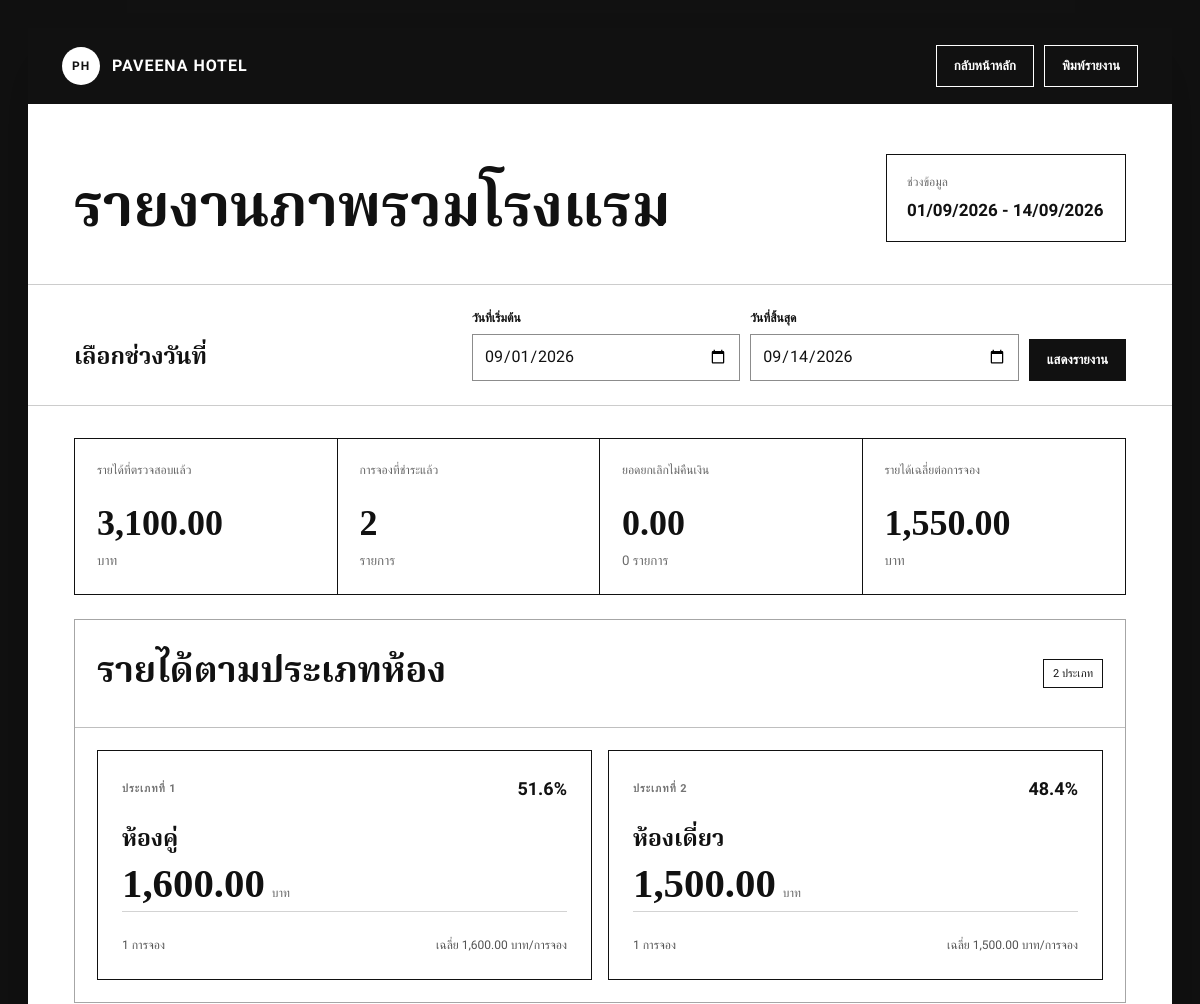
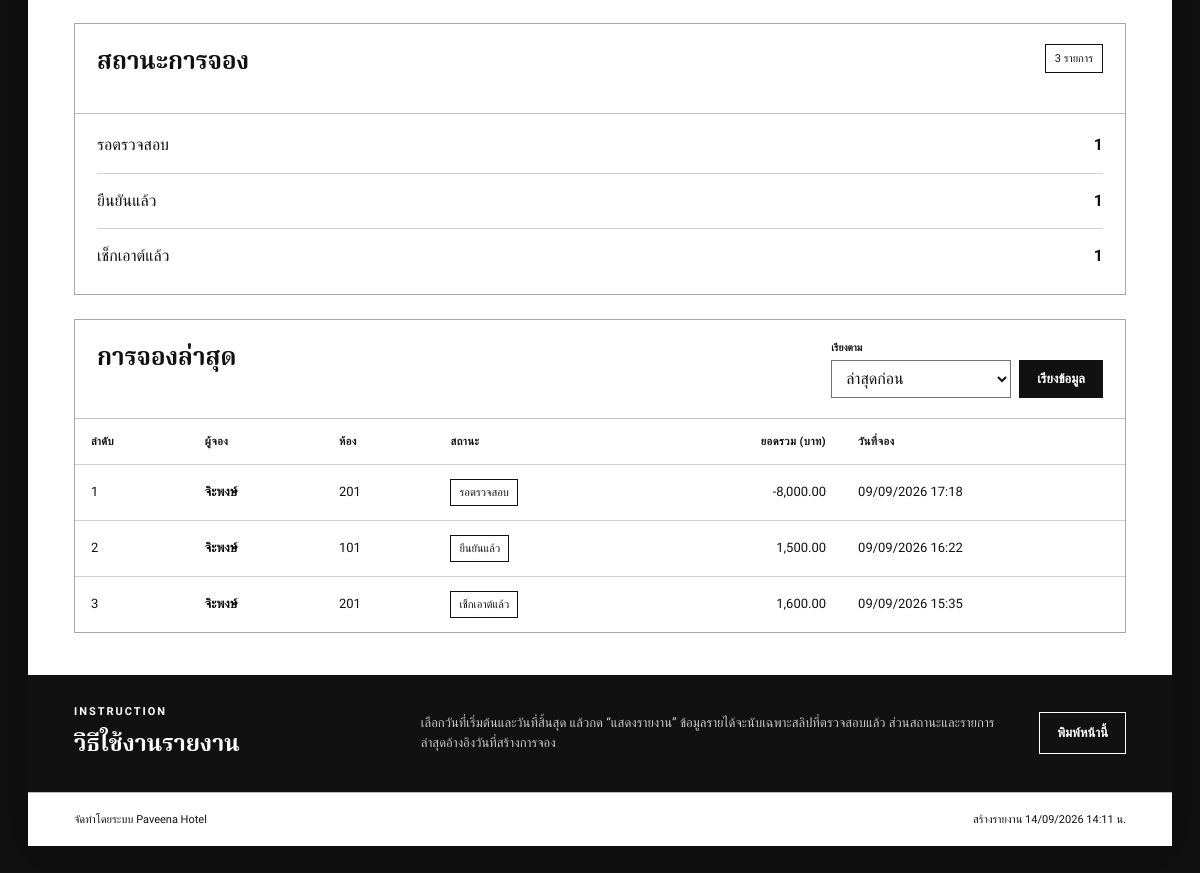
Screenshot of /admin/reports.php (signed in) with the database file from the repository (2 pictures, top to bottom).
### tables this page shows
CREATE TABLE `bookings` (
  `id` int(11) NOT NULL,
  `user_id` int(11) NOT NULL,
  `room_id` int(11) NOT NULL,
  `checkin_date` date NOT NULL,
  `checkout_date` date NOT NULL,
  `total_price` decimal(10,2) NOT NULL,
  `status` enum('pending','confirmed','checked_in','checked_out','cancelled') NOT NULL DEFAULT 'pending',
  `created_at` timestamp NOT NULL DEFAULT current_timestamp()
);

CREATE TABLE `users` (
  `id` int(11) NOT NULL,
  `full_name` varchar(100) NOT NULL,
  `email` varchar(100) NOT NULL,
  `password` varchar(255) NOT NULL,
  `phone` varchar(15) DEFAULT NULL,
  `role` enum('customer','staff','admin') NOT NULL DEFAULT 'customer',
  `created_at` timestamp NOT NULL DEFAULT current_timestamp()
);

CREATE TABLE `rooms` (
  `id` int(11) NOT NULL,
  `room_number` varchar(10) NOT NULL,
  `room_type_id` int(11) NOT NULL,
  `status` enum('available','occupied','maintenance') NOT NULL DEFAULT 'available',
  `image` varchar(255) DEFAULT NULL,
  `image_2` varchar(255) DEFAULT NULL,
  `image_3` varchar(255) DEFAULT NULL
);

### admin/reports.php (the view, shortened to what this page needs)
<?php
require_once '../config/db_connect.php';
$default_start = date('Y-m-01');
$default_end = date('Y-m-d');
$start = $_GET['start_date'] ?? $default_start;
$end = $_GET['end_date'] ?? $default_end;
$period_start = $start . ' 00:00:00';
$period_end = $end . ' 23:59:59';
$sort = $_GET['sort'] ?? 'latest';
$sort_options = [
    'latest' => ['label' => 'ล่าสุดก่อน', 'order' => 'b.created_at DESC, b.id DESC'],
    'oldest' => ['label' => 'เก่าสุดก่อน', 'order' => 'b.created_at ASC, b.id ASC'],
    'name' => ['label' => 'ชื่อผู้จอง ก-ฮ / A-Z', 'order' => 'u.full_name ASC, b.created_at DESC']
];
$recent_order = $sort_options[$sort]['order'];
$stmt = $pdo->prepare("SELECT COUNT(DISTINCT booking_id) AS total_bookings,
                              IFNULL(SUM(amount), 0) AS total_revenue
                       FROM payments
                       WHERE payment_status = 'verified'
                       AND paid_at BETWEEN ? AND ?");
$stmt->execute([$period_start, $period_end]);
$summary = $stmt->fetch(PDO::FETCH_ASSOC);
$stmt = $pdo->prepare("SELECT rt.type_name,
                              COUNT(DISTINCT p.booking_id) AS cnt,
                              IFNULL(SUM(p.amount), 0) AS rev
                       FROM payments p
                       JOIN bookings b ON p.booking_id = b.id
                       JOIN rooms r ON b.room_id = r.id
                       JOIN room_types rt ON r.room_type_id = rt.id
                       WHERE p.payment_status = 'verified'
                       AND p.paid_at BETWEEN ? AND ?
                       GROUP BY rt.id, rt.type_name
                       ORDER BY rev DESC, rt.type_name ASC");
$stmt->execute([$period_start, $period_end]);
$by_type = $stmt->fetchAll(PDO::FETCH_ASSOC);
$stmt = $pdo->prepare("SELECT COUNT(DISTINCT p.booking_id) AS cnt,
                              IFNULL(SUM(p.amount), 0) AS amount
                       FROM payments p
                       JOIN bookings b ON p.booking_id = b.id
                       WHERE p.payment_status = 'verified'
                       AND b.status = 'cancelled'
                       AND p.paid_at BETWEEN ? AND ?");
$stmt->execute([$period_start, $period_end]);
$forfeited = $stmt->fetch(PDO::FETCH_ASSOC);
$status_stmt = $pdo->prepare("SELECT status, COUNT(*) AS cnt
                              FROM bookings
                              WHERE created_at BETWEEN ? AND ?
                              GROUP BY status
                              ORDER BY FIELD(status, 'pending', 'confirmed', 'checked_in', 'checked_out', 'cancelled')");
$status_stmt->execute([$period_start, $period_end]);
$stats = $status_stmt->fetchAll(PDO::FETCH_ASSOC);
$recent_stmt = $pdo->prepare("SELECT b.id, b.total_price, b.status, b.created_at,
                                    r.room_number, u.full_name
                             FROM bookings b
                             JOIN rooms r ON b.room_id = r.id
                             JOIN users u ON b.user_id = u.id
                             WHERE b.created_at BETWEEN ? AND ?
                             ORDER BY $recent_order
                             LIMIT 10");
$recent_stmt->execute([$period_start, $period_end]);
$recent = $recent_stmt->fetchAll(PDO::FETCH_ASSOC);
$status_thai = [
    'pending' => 'รอตรวจสอบ',
    'confirmed' => 'ยืนยันแล้ว',
    'checked_in' => 'เช็กอินแล้ว',
    'checked_out' => 'เช็กเอาต์แล้ว',
    'cancelled' => 'ยกเลิก'
];
$total_revenue = (float)$summary['total_revenue'];
$total_paid_bookings = (int)$summary['total_bookings'];
$average_revenue = $total_paid_bookings > 0 ? $total_revenue / $total_paid_bookings : 0;
$total_status_bookings = array_sum(array_map('intval', array_column($stats, 'cnt')));
?>
<!DOCTYPE html>
<html lang="th">
<head>
    <link rel="stylesheet" href="../assets/site.css">
</head>
<body class="report-body">
<div class="report-shell">
    <header class="report-header">
        <a class="report-brand" href="dashboard.php" aria-label="กลับหน้าหลักผู้ดูแลระบบ">
            <span>PH</span>
            <strong>PAVEENA HOTEL</strong>
        </a>
        <div class="report-header-actions">
            <a href="dashboard.php">กลับหน้าหลัก</a>
            <button type="button" onclick="window.print()">พิมพ์รายงาน</button>
        </div>
    </header>
    <main>
        <section class="report-heading-zone">
            <div>
                <h1>รายงานภาพรวมโรงแรม</h1>
            </div>
            <div class="report-period">
                <span>ช่วงข้อมูล</span>
                <strong><?= date('d/m/Y', strtotime($start)) ?> - <?= date('d/m/Y', strtotime($end)) ?></strong>
            </div>
        </section>
        <section class="report-control-zone" aria-labelledby="filter-title">
            <div class="report-control-copy">
                <h2 id="filter-title">เลือกช่วงวันที่</h2>
            </div>
            <form class="report-filter" method="GET">
                <label>
                    <span>วันที่เริ่มต้น</span>
                    <input type="date" name="start_date" value="<?= htmlspecialchars($start) ?>" max="<?= date('Y-m-d') ?>" required>
                </label>
                <label>
                    <span>วันที่สิ้นสุด</span>
                    <input type="date" name="end_date" value="<?= htmlspecialchars($end) ?>" max="<?= date('Y-m-d') ?>" required>
                </label>
                <button type="submit">แสดงรายงาน</button>
            </form>
        </section>
        <section class="report-body-zone">
            <div class="report-summary" aria-label="ข้อมูลสรุป">
                <article>
                    <span>รายได้ที่ตรวจสอบแล้ว</span>
                    <strong><?= number_format($total_revenue, 2) ?></strong>
                    <small>บาท</small>
                </article>
                <article>
                    <span>การจองที่ชำระแล้ว</span>
                    <strong><?= number_format($total_paid_bookings) ?></strong>
                    <small>รายการ</small>
                </article>
                <article>
                    <span>ยอดยกเลิกไม่คืนเงิน</span>
                    <strong><?= number_format((float)$forfeited['amount'], 2) ?></strong>
                    <small><?= number_format((int)$forfeited['cnt']) ?> รายการ</small>
                </article>
                <article>
                    <span>รายได้เฉลี่ยต่อการจอง</span>
                    <strong><?= number_format($average_revenue, 2) ?></strong>
                    <small>บาท</small>
                </article>
            </div>
            <div class="report-two-column">
                <section class="report-section report-revenue-breakdown">
                    <div class="report-section-heading">
                        <div>
                            <h2>รายได้ตามประเภทห้อง</h2>
                        </div>
                        <span><?= count($by_type) ?> ประเภท</span>
                    </div>
                    <?php if (!$by_type): ?>
                        <div class="report-empty">ยังไม่มีรายได้ที่ตรวจสอบแล้วในช่วงวันที่นี้</div>
                    <?php else: ?>
                        <div class="report-revenue-grid">
                            <?php foreach ($by_type as $index => $row): ?>
                                <?php
                                $share = $total_revenue > 0 ? ((float)$row['rev'] / $total_revenue) * 100 : 0;
                                $type_average = (int)$row['cnt'] > 0 ? (float)$row['rev'] / (int)$row['cnt'] : 0;
                                ?>
                                <article class="report-revenue-card">
                                    <div class="report-revenue-card-top">
                                        <span>ประเภทที่ <?= $index + 1 ?></span>
                                        <strong><?= number_format($share, 1) ?>%</strong>
                                    </div>
                                    <h3><?= htmlspecialchars($row['type_name']) ?></h3>
                                    <div class="report-revenue-amount">
                                        <strong><?= number_format((float)$row['rev'], 2) ?></strong>
                                        <span>บาท</span>
                                    </div>
                                    <div class="report-revenue-meta">
                                        <span><?= number_format((int)$row['cnt']) ?> การจอง</span>
                                        <span>เฉลี่ย <?= number_format($type_average, 2) ?> บาท/การจอง</span>
                                    </div>
                                </article>
                            <?php endforeach; ?>
                        </div>
                    <?php endif; ?>
                </section>
            </div>
            <section class="report-section report-print-status">
                    <div class="report-section-heading">
                        <div>
                            <h2>สถานะการจอง</h2>
                        </div>
                        <span><?= number_format($total_status_bookings) ?> รายการ</span>
                    </div>
                    <?php if (!$stats): ?>
                        <div class="report-empty">ยังไม่มีการจองในช่วงวันที่นี้</div>
                    <?php else: ?>
                        <ul class="report-status-list">
                            <?php foreach ($stats as $row): ?>
                                <li>
                                    <div>
                                        <span><?= htmlspecialchars($status_thai[$row['status']] ?? $row['status']) ?></span>
                                        <strong><?= number_format((int)$row['cnt']) ?></strong>
                                    </div>
                                </li>
                            <?php endforeach; ?>
                        </ul>
                    <?php endif; ?>
            </section>
            <section class="report-section report-recent">
                <div class="report-section-heading">
                    <div>
                        <h2>การจองล่าสุด</h2>
                    </div>
                    <div class="report-sort-controls">
                        <form class="report-sort-form" method="GET">
                            <label>
                                <span>เรียงตาม</span>
                                <select name="sort" aria-label="เรียงรายการจอง">
                                    <option value="latest" <?= $sort === 'latest' ? 'selected' : '' ?>>ล่าสุดก่อน</option>
                                </select>
                            </label>
                            <button type="submit">เรียงข้อมูล</button>
                        </form>
                    </div>
                </div>
                <?php if (!$recent): ?>
                    <div class="report-empty">ยังไม่มีรายการจองในช่วงวันที่นี้</div>
                <?php else: ?>
                    <div class="report-table-wrap">
                        <table class="report-table">
                            <thead>
                            <tr>
                                <th>ลำดับ</th>
                                <th>ผู้จอง</th>
                                <th>ห้อง</th>
                                <th>สถานะ</th>
                                <th class="number">ยอดรวม (บาท)</th>
                                <th>วันที่จอง</th>
                            </tr>
                            </thead>
                            <tbody>
                            <?php foreach ($recent as $display_index => $row): ?>
                                <tr>
                                    <td><?= $display_index + 1 ?></td>
                                    <td><strong><?= htmlspecialchars($row['full_name']) ?></strong></td>
                                    <td><?= htmlspecialchars($row['room_number']) ?></td>
                                    <td><span class="report-status"><?= htmlspecialchars($status_thai[$row['status']] ?? $row['status']) ?></span></td>
                                    <td class="number"><?= number_format((float)$row['total_price'], 2) ?></td>
                                    <td><?= date('d/m/Y H:i', strtotime($row['created_at'])) ?></td>
                                </tr>
                            <?php endforeach; ?>
                            </tbody>
                        </table>
                    </div>
                <?php endif; ?>
            </section>
        </section>
        <section class="report-instruction-zone">
            <div>
                <p class="report-kicker">INSTRUCTION</p>
                <h2>วิธีใช้งานรายงาน</h2>
            </div>
            <p>เลือกวันที่เริ่มต้นและวันที่สิ้นสุด แล้วกด “แสดงรายงาน” ข้อมูลรายได้จะนับเฉพาะสลิปที่ตรวจสอบแล้ว ส่วนสถานะและรายการล่าสุดอ้างอิงวันที่สร้างการจอง</p>
            <button type="button" onclick="window.print()">พิมพ์หน้านี้</button>
        </section>
    </main>
    <footer class="report-footer">
        <span>จัดทำโดยระบบ Paveena Hotel</span>
        <span>สร้างรายงาน <?= date('d/m/Y H:i') ?> น.</span>
    </footer>
</div>
</body>
</html>

### rows the page displays
bookings: user.full_name "จิะพงษ์", room.room_number "201", status "รอตรวจสอบ", total_price "-8,000.00", created_at "09/09/2026 17:18"
bookings: user.full_name "จิะพงษ์", room.room_number "101", status "ยืนยันแล้ว", total_price "1,500.00", created_at "09/09/2026 16:22"
bookings: user.full_name "จิะพงษ์", room.room_number "201", status "เช็กเอาต์แล้ว", total_price "1,600.00", created_at "09/09/2026 15:35"

### other values shown
$total_revenue "3,100.00"
$total_paid_bookings "2"
$forfeited['amount'] "0.00"
$forfeited['cnt'] "0"
$average_revenue "1,550.00"
count($by_type) "2"
$share "51.6"
$row['type_name'] "ห้องคู่"
$row['rev'] "1,600.00"
$row['cnt'] "1"
$type_average "1,600.00"
$share "48.4"
$row['type_name'] "ห้องเดี่ยว"
$row['rev'] "1,500.00"
$type_average "1,500.00"
